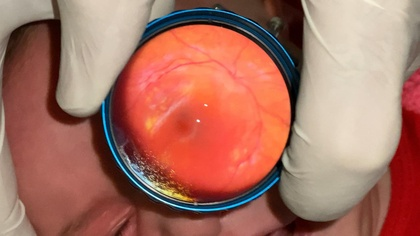
%> input picture Pipeline/Imagenes/Image_1229.jpg, 420 x 236 px, shrunk from 1920 x 1080 before the run
$ octave Binarizacion.m   (GNU Octave 9; MATLAB toolbox functions it lacks are replaced by stand-ins)
%> lines starting %> are read from the running program, lines starting %| are printed output that depends on the picture; in (x1, y1, x2, y2) boxes, pixels count from 0 and x2, y2 are one past the last pixel; in counts of white or black regions, pixels touching at a corner belong together; the program's own positions count from 1
### Pipeline/Funciones/cargarimagen.m
function [imRGB,imGray] = cargarimagen(file)
%> called with file = 'Image_1229.jpg'
%CARGA DE IMAGEN Lectura de imagen desde un archivo
%   Si se pasa el argumento file, abre el archivo de imagen y devuelve la
%   imagen en RGB y (opcional) en escala de grises.
%   Si no se pasa argumento, brinda una interfaz para elegir el archivo de
%   donde se obtiene la imagen. Mismo output.
%   Parametros:
%   - file (opcional): nombre del archivo o ruta completa del archivo
%   Retornos:
%   - imRGB: imagen leida directamente del archivo (generalmente en RGB)
%   - imGray (opcional): imagen conve rtida a escala de grises
% -------------------------------
    if (nargin == 0) % no se pasa el nombre del archivo por imagen
        [filename, path] = uigetfile ({'*.jpg;*.tif;*.png;*.gif',...
            'All Image Files';'*.*','All Files'},...
            'Seleccione la imagen');
        if(filename == 0)
            fprintf('No se selecciono archivo\n')
            return;
        else
            fprintf('Archivo Seleccionado:\n ')
            disp(filename);
            fprintf('Path:\n ')
            disp(strcat(path,filename));
            imRGB = im2double(imread(strcat(path,filename)));

        end

        % Se da la direccion del archivo a abrir
    else
        [path,name,ext] = fileparts(file);
        fprintf('======= Carga de Imagen ======= \n ');
        fprintf('-- Imagen Seleccionado:\n ')
        disp(strcat(name,ext));
        fprintf('Path:\n ')
        if(size(path) == 0)
            which(strcat(name,ext))
        else
            disp(path);
        end
        imRGB = im2double(imread(file));
    end

    % Argumento de salida opcional
    switch nargout
        case 2
            if( size(imRGB,3) == 3 )
                % Convierte la imagen original RGB en escala de grises
                imGray = im2double(rgb2gray(imRGB));
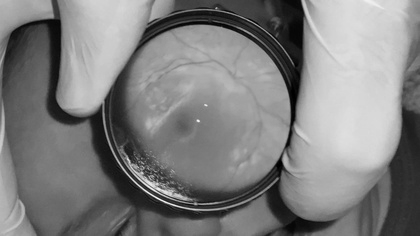
%> imGray: size 236x420 double; min 0, max 0.958, mean 0.5
%> call 2 of cargarimagen, with file = 'Vasos_1229.jpg'
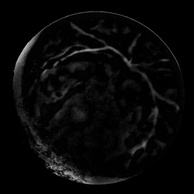
%> input picture Pipeline/Imagenes/Vasos_1229.jpg, 194 x 194 px, shrunk from 887 x 887 before the run
            else
                % En el caso de que la imagen original este en escala de
                % grises, las dos imagenes quedan iguales
                imGray = imRGB;
            end
    end

end

### Pipeline/Funciones/detectorlupa.m
function [imCort, posCent, radio] = detectorlupa(imRGB,rangoRadios)
%DETECTORLUPA Detecta la lupa por Transformada Hough y luego la enmascara
%   * Parametros:
%   - imRGB: imagen RGB (double), valores entre [0 , 1].
%   - rangoRadios: vector 2x1 [radioMin radioMax]. Se especifica el radio
%   minimo de busqueda (radioMin) y el radio maximo de busqueda (radioMax).
%   * Salidas:
%   - imCort: imagen RGB (double) con mascara no binaria que cubre la
%     imagen por fuera de la circunferencia.
%   - posCent: 2x1 double con las posiciones del centro de la
%     circunferencia.
%   - radio: (double) radio de la circunferencia.

    % Conversion valores RGB a HSV
    imHSV = rgb2hsv(imRGB);
%> imHSV: size 236x420x3 double; mean H, S, V 0.131, 0.473, 0.672
    % Creacion mascara binaria
    [imFilt] = crearmascaralupa(imHSV);
%> in crearmascaralupa, `BW = ( (imHSV(:,:,1) >= channel1Min) | (imHSV(:,:,1) <= channel1Max) )..`:
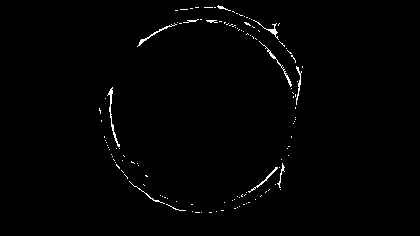
%> BW: size 236x420 logical; 0.97% white in thin lines or dots, all inside (x1, y1, x2, y2) = (99, 5, 303, 213)
    imFilt = double(imFilt);
    [M,~,~] = size(imRGB);
%> M = 236

    % Etapa de deconvolucion
    % Funcion Dispersion de Puntos modelado mediante Gaussiana
    % PSF por siglas en ingles
    PSF = fspecial('gaussian',7,7);
    iter = 5; % iteraciones del filtrado
    % Deconvolucion  Lucy-Richardson
    imFilt = deconvlucy(imFilt,PSF,iter);
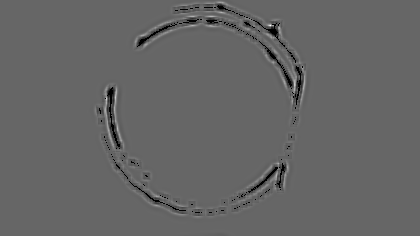
%> imFilt: size 236x420 double; min 0, max 2.48, mean 0.99; drawn with min black and max white

    % === Filtrado y deteccion de la circunferencia
    % Filtrado pasaalto para acentuar bordes canny o sobel
    umbral = 0.2; %valor original 0.06
    imFilt = edge(imFilt,'sobel',umbral);
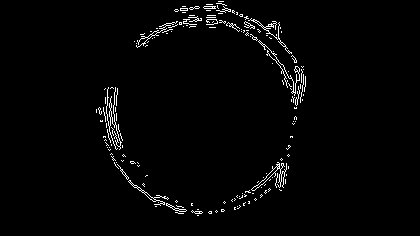
%> imFilt: size 236x420 logical; 2% white in thin lines or dots, all inside (x1, y1, x2, y2) = (96, 1, 306, 216)

    if(nargin == 1)
        % Intervalo de radio del circulo a detectar
        rangoRadio1 = round(M/3);
%> rangoRadio1 = 79
        rangoRadio2 = round(M/2.2);
%> rangoRadio2 = 107
    elseif(nargin == 2)
        rangoRadio1 = rangoRadios(1);
        rangoRadio2 = rangoRadios(2);
    end
%> the run ends on the next line
    [posCent, radio, metric] = imfindcircles(imFilt,[rangoRadio1 rangoRadio2],...
        'Sensitivity',0.98,'Method','TwoStage');

    % Anular valores de la imagen fuera de la circunferencia detectada
    % Imagen original enmascarada
    imCort = imRGB;

    % Si se encuentra circulo
    if(~isempty(posCent))
        % Nos quedamos con la primer circunferencia detectada
        posCent = posCent(1,:);
        radio = radio(1,:);

        for iFilas = 1:size(imRGB,1)
            for jColum = 1:size(imRGB,2)
                % Ecuacion de circunferencia
                if((iFilas-posCent(2))^2+...
                        (jColum-posCent(1))^2 > (radio*0.95)^2)
                    imCort(iFilas,jColum,:) = 0;
                end
            end
        end
    else
        imCort = [];
    end
end

### Pipeline/Funciones/crearmascaralupa.m
function [BW] = crearmascaralupa(imHSV)
%  crearmask  Threshold RGB image using auto-generated code
%  from colorThresholder app.
%  [BW,MASKEDRGBIMAGE] = createMask(RGB) thresholds image RGB using
%  auto-generated code from the colorThresholder app. The colorspace and
%  range for each channel of the colorspace were set within the app. The
%  segmentation mask is returned in BW, and a composite of the mask and
%  original RGB images is returned in maskedRGBImage.

% Auto-generated by colorThresholder app on 03-Aug-2021
%------------------------------------------------------

% Umbrales de deteccion Tonalidad
channel1Min = 0.079;
channel1Max = 0.075;

% Umbrales de deteccion Saturacion
channel2Min = 0.000;
channel2Max = 0.3;

% Umbrales de deteccion Valor
channel3Min = 0.000;
channel3Max = 0.3;

% Crear mascara segun los valores umbrales
BW = ( (imHSV(:,:,1) >= channel1Min) | (imHSV(:,:,1) <= channel1Max) ) & ...
    (imHSV(:,:,2) >= channel2Min ) & (imHSV(:,:,2) <= channel2Max) & ...
    (imHSV(:,:,3) >= channel3Min ) & (imHSV(:,:,3) <= channel3Max);
BW = ~BW;

end

### Pipeline/Binarizacion.m
clear all; close all; clc;
% Cargar las imagenes del mosaico
addpath('./Funciones');
addpath('./Imagenes');

[imRGB,~] = cargarimagen('Image_1229.jpg');
[~,imGray] = cargarimagen('Vasos_1229.jpg');

[imCort, posCent, radio] = detectorlupa(imRGB);
